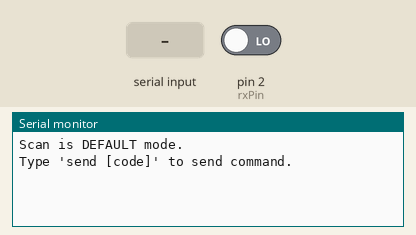
The sketch below on a simulated Arduino Uno, built with avr-gcc and run on an emulated ATmega328P. Parts: the last lines printed to the serial monitor. Inputs (shaded band) come from the test bench; at power-on: pin 2 (rxPin) LOW.

Above: at 1.2 s.
1.3 s: "send\n" received over Serial
At 3.2 s:
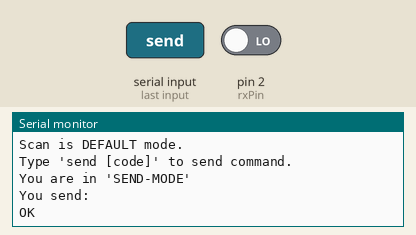
3.5 s: "90,45\n" received over Serial
At 5.1 s:
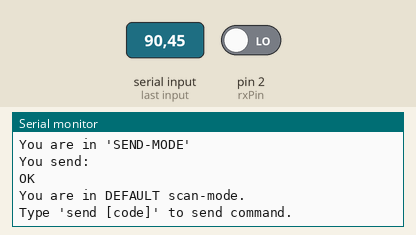

Measured:
- after the input at 1.3 s, the serial monitor: prints a new line after 0.70 s (image 1)
- after the input at 3.5 s, the serial monitor: prints a new line after 0.67 s (image 2)

The sketch:

main.ino
```cpp
#define txPin 8
#define rxPin 2

//not tested on esp8266

/*
59.446724, 32.027036 | 2050
59.485512, 32.052678 | 2218
59.486644, 32.053387 | 2218
*/

void setup()
          {
              pinMode(rxPin, INPUT);
              pinMode(txPin, OUTPUT);

              Serial.begin(115200);
              Serial.println("Scan is DEFAULT mode.\nType 'send [code]' to send command.");

              attachInterrupt(0, grab, CHANGE);
              interrupts();
           }

volatile static long lastCode = 0;

void loop()
          {
              if (lastCode > 0)
              {
                   Serial.print("Catch:");
                   Serial.println(lastCode & 0xfff);
                   lastCode = 0;
               }

              if(Serial.available()>0)
              {
                   String  cmd = "";
                              while (Serial.available() > 0)
                              {
                                    char inChar = Serial.read();
                                    cmd += inChar;
                               }

              if(cmd.substring(0, 4)=="send")
              {
                  Serial.println("You are in 'SEND-MODE'\n");
                  String  code = cmd.substring(4);
                  Serial.println("You send:" + code);
                  SendCame4(code.toInt());
                  Serial.println("OK");
                  Serial.println();
              }
/*
              else if(cmd.substring(0, 4)=="brut")
              {

                  Serial.println("You are in 'Brutforce-MODE'\n");

                                for(int cu=1000;cu<4094;cu++)
                                {
                                      Serial.print("send: ");
                                      Serial.println(cu);
                                      SendCame4(cu);
                                      delay(800);

                                          if(cu==4093)
                                          {
                                              Serial.print("Brutforce is over\n");
                                              break;
                                           }

                                  }

                }
*/
                else
                {
                    Serial.println("You are in DEFAULT scan-mode.\nType 'send [code]' to send command.");
                    Serial.println();
                 }
}

delay(1000);

}


void SendCame4(long Code)
          {
                    for (int j = 0; j < 7; j++)
                    {
                              digitalWrite(txPin, HIGH);
                              delayMicroseconds(320);
                              digitalWrite(txPin, LOW);
                                        for (int i = 12; i > 0; i--)
                                        {
                                                  byte b = bitRead(Code, i - 1);
                                                  if (b)
                                                  {
                                                            digitalWrite(txPin, LOW);
                                                            delayMicroseconds(640);
                                                            digitalWrite(txPin, HIGH);
                                                            delayMicroseconds(320);
                                                  }
                                                  else
                                                  {
                                                            digitalWrite(txPin, LOW);
                                                            delayMicroseconds(320);
                                                            digitalWrite(txPin, HIGH);
                                                            delayMicroseconds(640);
                                                  }
                                        }
                              digitalWrite(txPin, LOW);
                              delayMicroseconds(11520);
                    }
          }

#define MAX_DELTA 200
boolean CheckValue(unsigned int base, unsigned int value)
          {
          return ((value == base) || ((value > base) && ((value - base) < MAX_DELTA)) || ((value < base) && ((base - value) < MAX_DELTA)));
          }

volatile unsigned long prevtime;
volatile unsigned int lolen, hilen, state;
volatile static byte cameCounter = 0;
volatile static long cameCode = 0;

void grab()
          {
                    state = digitalRead(rxPin);
                    if (state == HIGH)
                              lolen = micros() - prevtime;
                    else
                    hilen = micros() - prevtime;
                    prevtime = micros();

                    if (state == LOW)
                              {
                                        if (CheckValue(320, hilen) && CheckValue(640, lolen))
                                                  {
                                                            cameCode = (cameCode << 1) | 1;
                                                            cameCounter++;
                                                  }
                                        else if (CheckValue(640, hilen) && CheckValue(320, lolen))
                                                  {
                                                            cameCode = (cameCode << 1) | 0;
                                                            cameCounter++;
                                                  }
                                        else cameCounter = 0;
                              }
                    else if (lolen > 1000 && (cameCounter == 12 || cameCounter == 13) && ((cameCode & 0xfff) != 0xfff))
                              {
                                        lastCode = cameCode & 0xfff;
                                        cameCounter = 0;
                                        cameCode = 0;
                              }
          }
```
